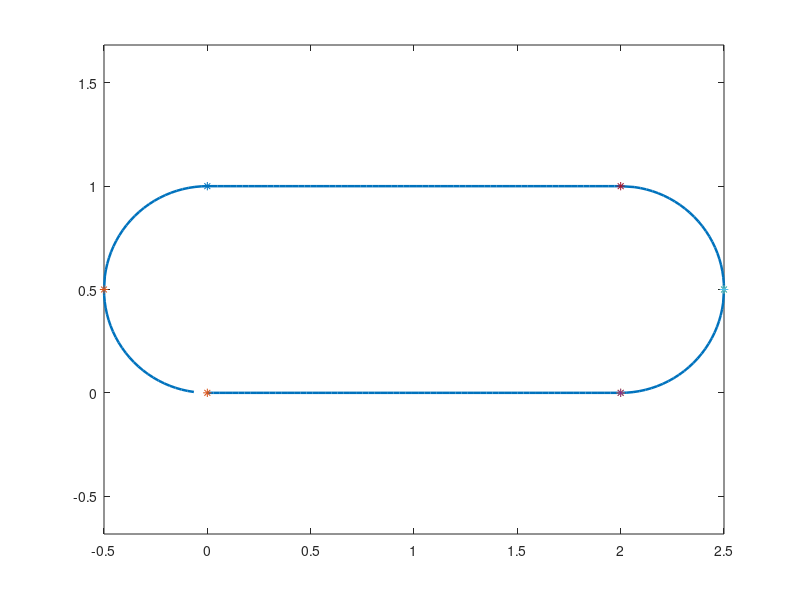

Here is the MATLAB script that generated this plot:
%For AGV line tracking control
%For EatMe Shuttle Project

close all
clear all

dt=0.02;	%s
b=0.026;    %path width
%Vr=0.82;
Vr = 1.5;   %refernce velocity, m/s
x0=0;y0=0;  %path start point

kc=100/3*pi/4;           %number of step in the curver line
Rr=kc*Vr*dt*(4/(2*pi));	%radius of curver, m
Lr=kc*Vr*dt;            %length of curver, m
ks=200/3;                %number of step in the straight line
L=ks*Vr*dt;             %length of straight line, m


%corrdinate of section points
x1=x0;                  y1=y0;
x2=x1+L;                y2=y1;
x3=x2;                  y3=y2;
x4=x3+Rr;               y4=y3+Rr;
x5=x4;                  y5=y4;
x6=x5-Rr;               y6=y5+Rr;
x7=x6-L;                y7=y6;
x8=x7-Rr;               y8=y7-Rr;

%LINE 1: STRAIGHT
xr1(1)=x1;
yr1(1)=y1;
phr1(1)=0;
wr1(1)=0;
n1=ks;
for i=2:n1
   xr1(i)=xr1(i-1)+Vr*dt;
   yr1(i)=yr1(i-1);
   phr1(i)=0;
   wr1(i)=0;
end;

%LINE 2: CURVE
xr2(1)=x3;
yr2(1)=y3;
phr2(1)=0;
wr2(1)=Vr/Rr;
n2=kc;

for i=2:n2
   if i==2 i23=0; end;
   xr2(i)=x3+Rr*sin(Vr*i23*dt/Rr);
   yr2(i)=y3+Rr*(1-cos(Vr*i23*dt/Rr));
   phr2(i)=Vr*i23*dt/Rr;
   wr2(i)=Vr/Rr;
   i23=i23+1;
end;

%LINE 3: CURVE
xr3(1) = x5;
yr3(1) = y5;
phr3(1)= 0;
wr3(1) = Vr/Rr;
n3 = kc;

for i=2:n3
   if i==2 i23=0; end;
   xr3(i)= x5 - Rr*(1 - cos(Vr*i23*dt/Rr));
   yr3(i)= y5 + Rr* sin(Vr*i23*dt/Rr);
   phr3(i)= pi/2 + Vr*i23*dt/Rr;
   %phr3(i) = 0;
   wr3(i)=Vr/Rr;
   i23=i23+1;
end;

%LINE 4: STRAIGHT
xr4(1) = x6;
yr4(1) = y6;
phr4(1) = pi;
wr4(1) = 0;
n4 = ks;

for i=2:n4
   xr4(i)=xr4(i-1)-Vr*dt;
   yr4(i)=yr4(i-1);
   phr4(i)=0;
   wr4(i)=0;
end;

%LINE 5: CURVE
xr5(1) = x7;
yr5(1) = y7;
phr5(1)= 0;
wr5(1) = Vr/Rr;
n5 = kc;

for i=2:n5
   if i==2 i23=0; end;
   xr5(i)= x7 - Rr*sin(Vr*i23*dt/Rr);
   yr5(i)= y7 - Rr*(1- cos(Vr*i23*dt/Rr));
   phr5(i)= pi + Vr*i23*dt/Rr;
   wr5(i)=Vr/Rr;
   i23=i23+1;
end;

%LINE 7: CURVE
xr6(1) = x8;
yr6(1) = y8;
phr6(1)= 3*pi/2;
wr6(1) = Vr/Rr;
n6 = kc;

for i=2:n6
   if i==2 i23=0; end;
   xr6(i)= x8 + Rr*(1-cos(Vr*i23*dt/Rr));
   yr6(i)= y8 - Rr*sin(Vr*i23*dt/Rr);
   phr6(i)=3*pi/2+Vr*i23*dt/Rr;
   wr6(i)=Vr/Rr;
   i23=i23+1;
end;
 % xr6(1,14) = 0;
 % yr6(1,14) = 0;

plot([xr1,xr2,xr3,xr4,xr5,xr6],[yr1,yr2,yr3,yr4,yr5,yr6],'lineWidth',5/(71/25.4)); %lindwidth 5mm
hold on
plot(x1,y1,'*',x2,y2,'*',x3,y3,'*',x4,y4,'*',x5,y5,'*',x6,y6,'*',x7,y7,'*',x8,y8,'*');
axis equal

xr=[xr1,xr2,xr3,xr4,xr5,xr6];
yr=[yr1,yr2,yr3,yr4,yr5,yr6];


phr=[phr1,phr2,phr3,phr4,phr5,phr6];
wr=[wr1,wr2,wr3,wr4,wr5,wr6];

n=n1+n2+n3;
dwr(1)=0;
for i=2:n
  dwr(i)=(wr(i)-wr(i-1))/dt;
end;

vr=Vr;

save datareference.mat xr yr phr wr dwr vr x2 y4
